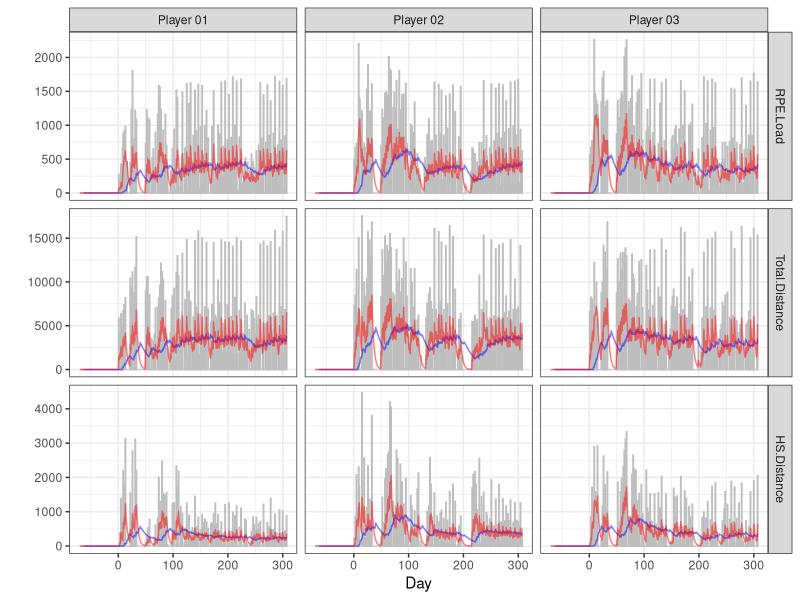
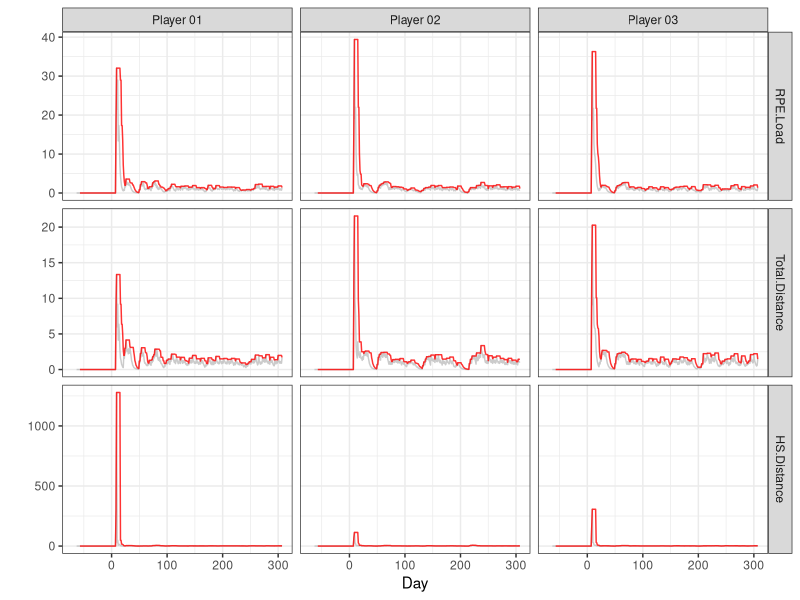
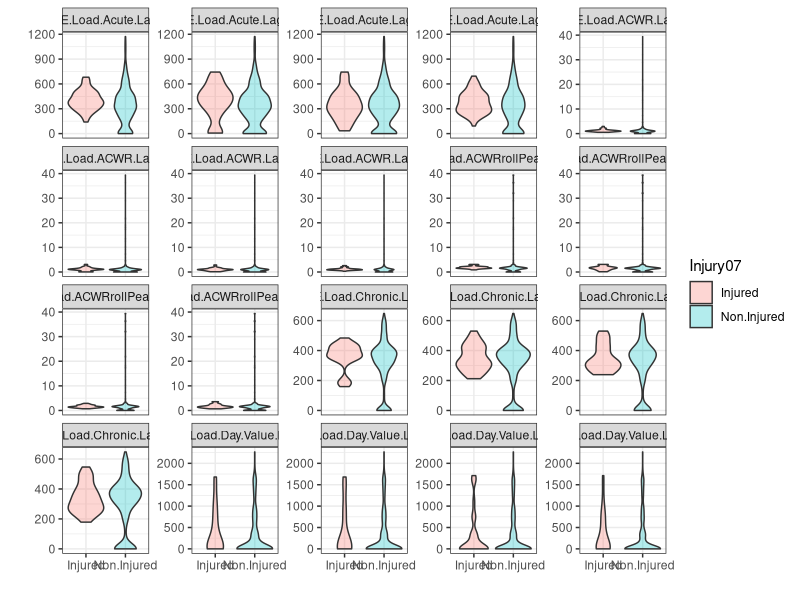
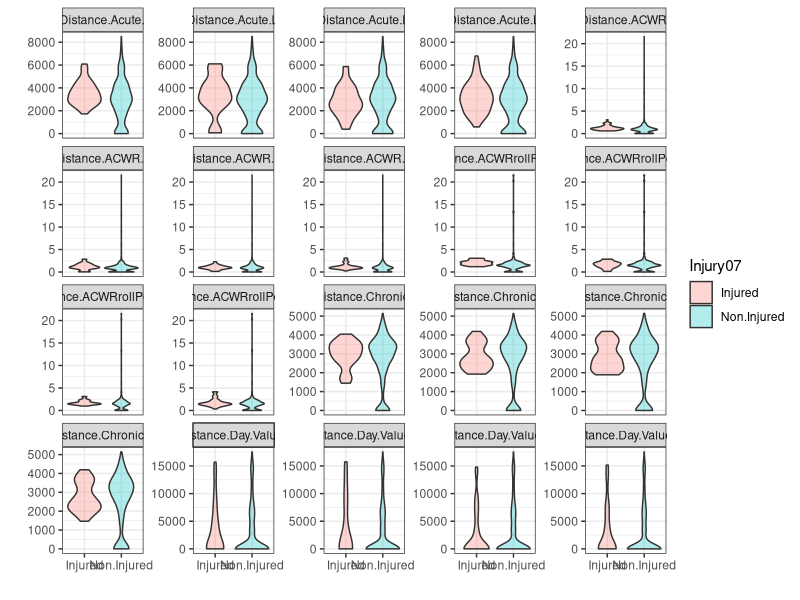
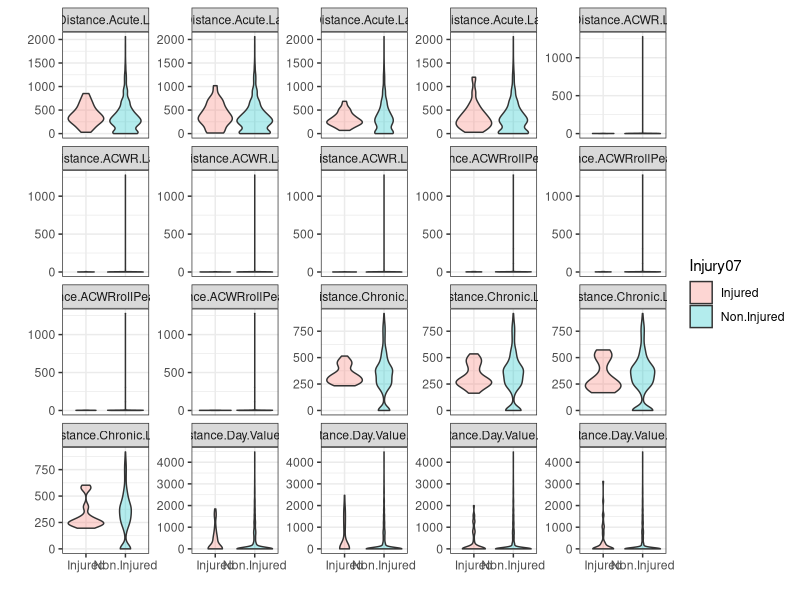
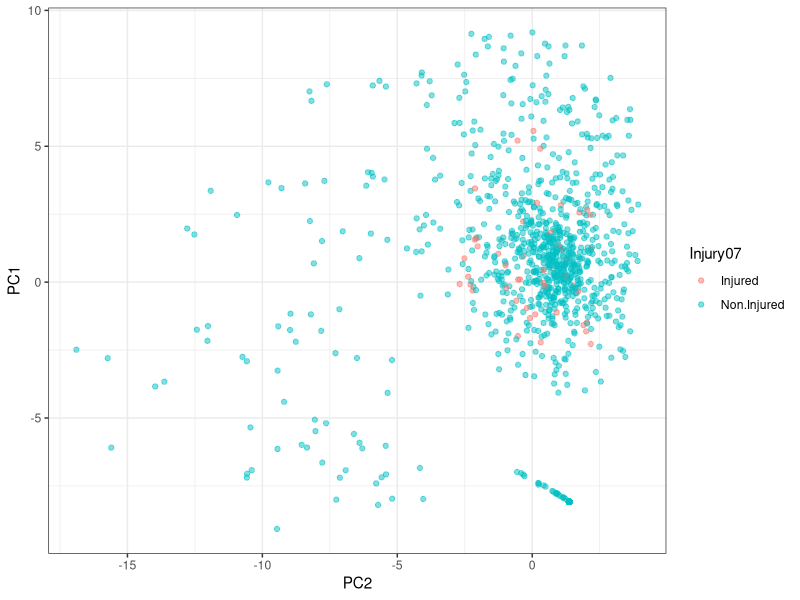

Generate these figures, in order, with R:
##########################################
# Data Preparation for Injury Prediction
# Author: Mladen Jovanovic, Belgrade, Serbia
# Date: 09.07.2018
##########################################

library(plyr)
library(dplyr)
library(reshape2)
library(ggplot2)
library(TTR)
library(zoo)

#######################
# FUNCTIONS
######################

# Acture to Chronic Workload Ratio
ACWR <- function(acute, chronic) {
    acwr <- acute / chronic
    acwr <- ifelse(chronic == 0, 0, acwr) 
}

# Modify the injury tag based on InjuryLead paramet (global environment)
fixInjury <- function(data) {
    # Convert date to number
    data$dateIndex <- data$Date
    
    injuryList <- dplyr::select(data, dateIndex, Player.Name, Injury) %>%
        filter(Injury == "Injured")
    
    for( i in injuryList$dateIndex) {
        data$Injury <- ifelse(((i - data$dateIndex) < (injuryLead + 1)) &
                                  ((i - data$dateIndex) >= 0) | (data$Injury == "Injured"),
                              "Injured",
                              "Non.Injured")
    }
    return(dplyr::select(data, -dateIndex))    
}


#####################
# MAIN CODE
#####################

# Load Data
monitoringData <- read.csv("Monitoring Data with Injuries (raw).csv",
                           header = TRUE,
                           stringsAsFactors = FALSE)

# Create DF for the empty days
emptyDays <- expand.grid(Data.Split = "Train",
                         Season = 1,
                         Phase = "Pre Season",
                         Date = seq(-70, 0, 1),
                         Player.Name = c("Player 01", "Player 02", "Player 03"),
                         Injury.Location = "",
                         Injury.Type = "",
                         RPE.Load = 0,
                         Total.Distance = 0,
                         HS.Distance = 0,
                         stringsAsFactors = FALSE)

# Bind the two
monitoringData <- rbind(emptyDays, monitoringData)

# Sort
monitoringData <- monitoringData %>%
                  arrange(Player.Name, Date)

# Create a "long" format
monitoringDataLong <- melt(monitoringData, id.vars = 1:7)

# Create the exponential rolling averages and ACWR variables
monitoringDataLong <- monitoringDataLong %>%
    group_by(Player.Name, variable) %>%
    arrange(Date) %>%
    # Mean
    mutate(Day.Value = value,
           Acute = round(EMA(value, n = 1, ratio = 2/(7+1)), 2),
           Chronic = round(EMA(value, n = 1, ratio = 2/(42+1)), 2),
           # Create a lag to avoid overlap between Acute and Chronic
           Chronic = lag(Chronic, 7),
           
           # Add ACWR
           ACWR = round(ACWR(Acute, Chronic), 2),
           
           # Get the ACWR peak in the last rolling 7 days
           ACWRrollPeak = rollmax(ACWR, 7, fill = NA, align = "right"))

# Plot
# Acute and Chronic
gg <- ggplot(monitoringDataLong, aes(x = Date)) +
      theme_bw() +
      geom_bar(aes(y = value), stat = "identity", alpha = 0.3, color = "grey") +
      geom_line(aes(y = Chronic), color = "blue", alpha = 0.5) +
      geom_line(aes(y = Acute), color = "red", alpha = 0.5) +
      facet_grid(variable~Player.Name, scales = "free_y") +
      ylab("") + xlab("Day")
gg  

# ACWR
gg <- ggplot(monitoringDataLong, aes(x = Date)) +
    theme_bw() +
    geom_line(aes(y = ACWR), color = "grey", alpha = 0.8) +
    geom_line(aes(y = ACWRrollPeak), color = "red", alpha = 0.8) +
    facet_grid(variable~Player.Name, scales = "free_y") +
    ylab("") + xlab("Day")
gg 

# Remove first 15 days
#monitoringDataLong <- monitoringDataLong %>%
#                      filter(Date > 25)

# Convert to long again (to merge the new aggregates with the features name)
monitoringDataLong$value <- NULL
monitoringDataLong <- rename(monitoringDataLong, Metric = variable)
monitoringDataLong <- melt(monitoringDataLong, id.vars = 1:8)
monitoringDataLong$Metric <- paste(monitoringDataLong$Metric, monitoringDataLong$variable, sep = ".")
monitoringDataLong$variable <- NULL

# Create Lag variables
monitoringDataLong <- monitoringDataLong %>%
    group_by(Player.Name, Metric) %>%
    arrange(Date) %>%
    mutate(Lag.0 = lag(value, 0),
           Lag.07 = lag(value, 7),
           Lag.14 = lag(value, 14),
           Lag.21 = lag(value, 21)) %>%
    ungroup()

# Convert to long again
monitoringDataLong$value <- NULL
monitoringDataLong <- melt(monitoringDataLong, id.vars = 1:8)
monitoringDataLong$Metric <- paste(monitoringDataLong$Metric, monitoringDataLong$variable, sep = ".")
monitoringDataLong$variable <- NULL

# Finaly convert to wide format
monitoringData <- dcast(monitoringDataLong,
                    ... ~ Metric,
                    value.var = "value")

# Sort
monitoringData <- arrange(monitoringData, Player.Name, Date)

# Create monitoring feature for non-contact injuries ("Soft Tissue & Overuse")
monitoringData$Injury <- ifelse(monitoringData$Injury.Type == "Soft Tissue" | monitoringData$Injury.Type == "Overuse",
                            "Injured", "Non.Injured")

monitoringData$Injury01 <- monitoringData$Injury

# Modify the injury tag using injury lead
injuryLead <- 7
tmpData <- ddply(monitoringData, .variables = c("Player.Name"), .fun = fixInjury)
monitoringData$Injury07 <- tmpData$Injury

injuryLead <- 14
tmpData <- ddply(monitoringData, .variables = c("Player.Name"), .fun = fixInjury)
monitoringData$Injury14 <- tmpData$Injury

injuryLead <- 21
tmpData <- ddply(monitoringData, .variables = c("Player.Name"), .fun = fixInjury)
monitoringData$Injury21 <- tmpData$Injury

# Reorganize the columns 
monitoringData <- monitoringData[c(1:7, 69:72, 8:67)] 

#### Clear up the data 
# Clear up missing values
monitoringData <- na.omit(monitoringData)

# Plot 
plotDF <- melt(monitoringData, id.vars = 1:11)

# RPE.Load
gg <- ggplot(filter(plotDF, grepl("RPE", variable)),
             aes(y = value, x = Injury07, fill = Injury07)) +
      theme_bw() +
      geom_violin(alpha = 0.3) +
      facet_wrap(~variable, scales = "free_y") +
      xlab("") + ylab("")
gg

# Total Distance
gg <- ggplot(filter(plotDF, grepl("Total.Distance", variable)),
             aes(y = value, x = Injury07, fill = Injury07)) +
    theme_bw() +
    geom_violin(alpha = 0.3) +
    facet_wrap(~variable, scales = "free_y") +
    xlab("") + ylab("")
gg

# HS.Distance
gg <- ggplot(filter(plotDF, grepl("HS.Distance", variable)),
             aes(y = value, x = Injury07, fill = Injury07)) +
    theme_bw() +
    geom_violin(alpha = 0.3) +
    facet_wrap(~variable, scales = "free_y") +
    xlab("") + ylab("")
gg

# PCA
PC <- prcomp(monitoringData[-c(1:11)], center = TRUE, scale. = TRUE)

plotDF <- data.frame(Injury07 = monitoringData$Injury07,
                     predict(PC)[,c("PC1", "PC2")])
gg <- ggplot(plotDF,
             aes(y = PC1, x = PC2, color = Injury07)) +
    theme_bw() +
    geom_point(alpha = 0.5)
gg

# Save data
write.csv(monitoringData,
          file = "Monitoring Data with Injuries (processed).csv",
          row.names = FALSE)
